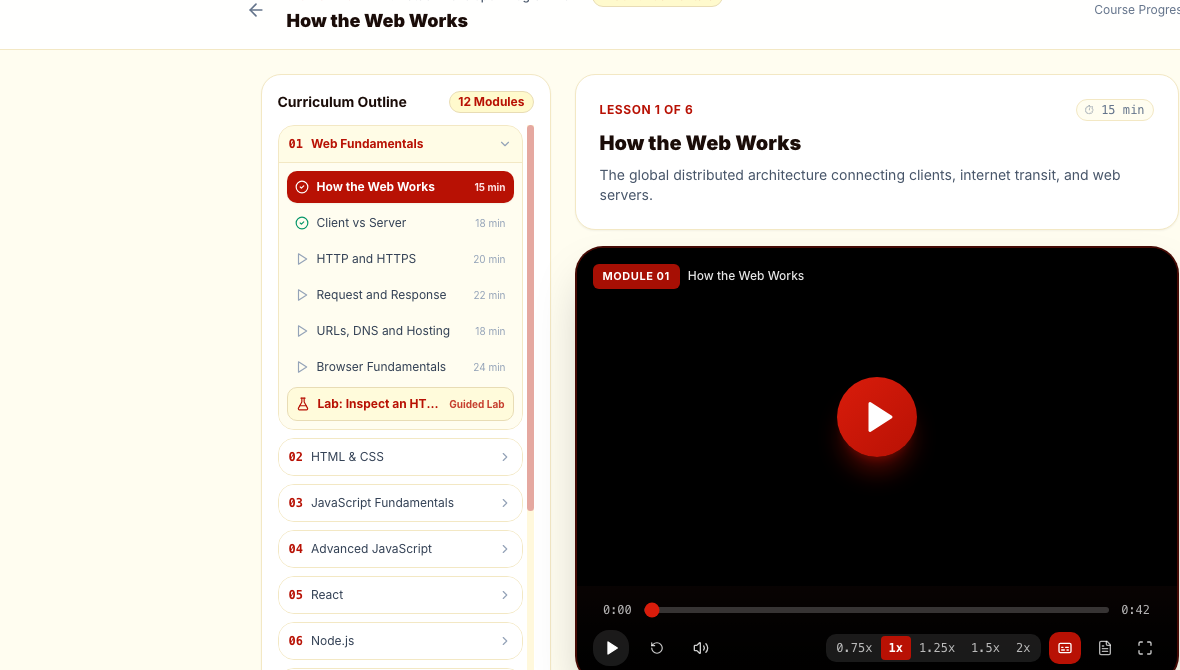
#> input picture scripts/video-assets/crops/crop_video_player.png, 1180 x 670 px, found by its file name
$ python render_ae_motion_graphics.py
#> lines starting #> are read from the running program, lines starting #| are printed output that depends on the picture
#!/usr/bin/env python3
"""
SEVA Skill Passport — Phase 10: After Effects-Style Motion Graphics Explainer
1920x1080 @ 30fps Full HD (900 Frames = 30.00 Seconds)

Pure Motion Graphics with:
- Timeline-based animation & kinetic typography
- Animated vector shapes, connecting paths & glowing nodes
- Mask reveals & match cuts
- Smooth camera zooms & parallax depth
- Animated UI cards (code editor, AI tutor, competency gauges, evidence ledger)
- Integrated authentic supporting footage cards
- Sound design mix with voiceover, ambient bed, and Foley SFX
"""
import os
import sys
import math
import subprocess
import numpy as np
from PIL import Image, ImageDraw, ImageFont, ImageFilter

WIDTH = 1920
HEIGHT = 1080
FPS = 30
TOTAL_FRAMES = 900 # 30.00 seconds

# Brand Colors
C_CREAM = (255, 253, 240)
C_CHIFFON = (255, 250, 205)
C_MILAN = (184, 17, 4)
C_MILAN_BRIGHT = (217, 28, 11)
C_ESPRESSO = (26, 12, 8)
C_MUTED = (110, 85, 77)
C_WHITE = (255, 255, 255)
C_GOLD = (245, 158, 11)
C_GREEN = (16, 185, 129)
C_DARK_BG = (22, 10, 7)

# Easing curves
def clamp(val, min_v=0.0, max_v=1.0):
    return max(min_v, min(max_v, val))

def ease_out_expo(t):
    t = clamp(t)
    return 1.0 if t >= 1.0 else 1.0 - math.pow(2.0, -10.0 * t)

def ease_out_back(t, s=1.5):
    t = clamp(t)
    t = t - 1.0
    return t * t * ((s + 1.0) * t + s) + 1.0

def ease_in_out_cubic(t):
    t = clamp(t)
    if t < 0.5:
        return 4.0 * t * t * t
    else:
        f = (2.0 * t) - 2.0
        return 0.5 * f * f * f + 1.0

def smoothstep(t):
    t = clamp(t)
    return t * t * (3.0 - 2.0 * t)

# Fonts
def get_font(size, bold=False):
    path = '/System/Library/Fonts/Supplemental/Arial Bold.ttf' if bold else '/System/Library/Fonts/HelveticaNeue.ttc'
    try:
        return ImageFont.truetype(path, size)
    except Exception:
        try:
            return ImageFont.truetype('/System/Library/Fonts/HelveticaNeue.ttc', size)
        except Exception:
            return ImageFont.load_default()

font_hero = get_font(96, bold=True)
font_h1 = get_font(56, bold=True)
font_h2 = get_font(40, bold=True)
font_h3 = get_font(28, bold=True)
font_body = get_font(22, bold=False)
font_badge = get_font(18, bold=True)
font_code = get_font(19, bold=False)
font_mono_sm = get_font(16, bold=False)

# Load cropped supporting footage cards
crop_dir = "scripts/video-assets/crops"
crops = {
    'video': Image.open(f"{crop_dir}/crop_video_player.png").convert('RGB'),
    'tutor': Image.open(f"{crop_dir}/crop_ai_tutor.png").convert('RGB'),
    'code': Image.open(f"{crop_dir}/crop_code_editor.png").convert('RGB'),
    'project': Image.open(f"{crop_dir}/crop_project_card.png").convert('RGB'),
    'ledger': Image.open(f"{crop_dir}/crop_evidence_ledger.png").convert('RGB'),
}
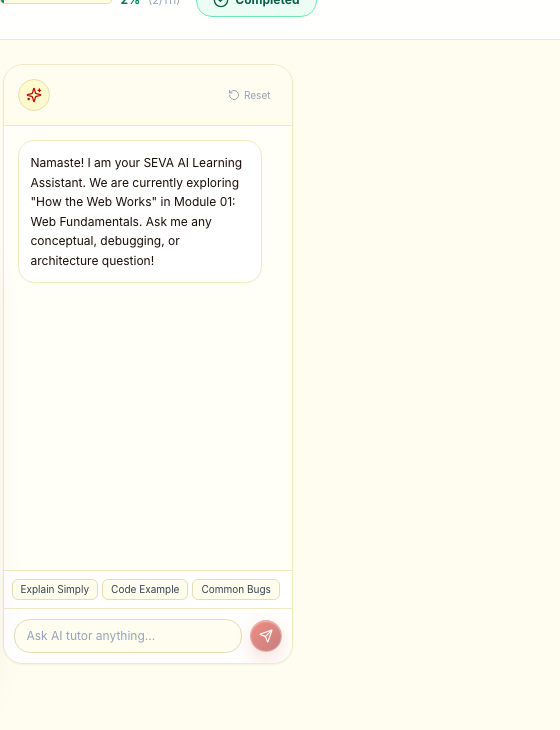
#> input picture scripts/video-assets/crops/crop_ai_tutor.png, 560 x 730 px, found by its file name
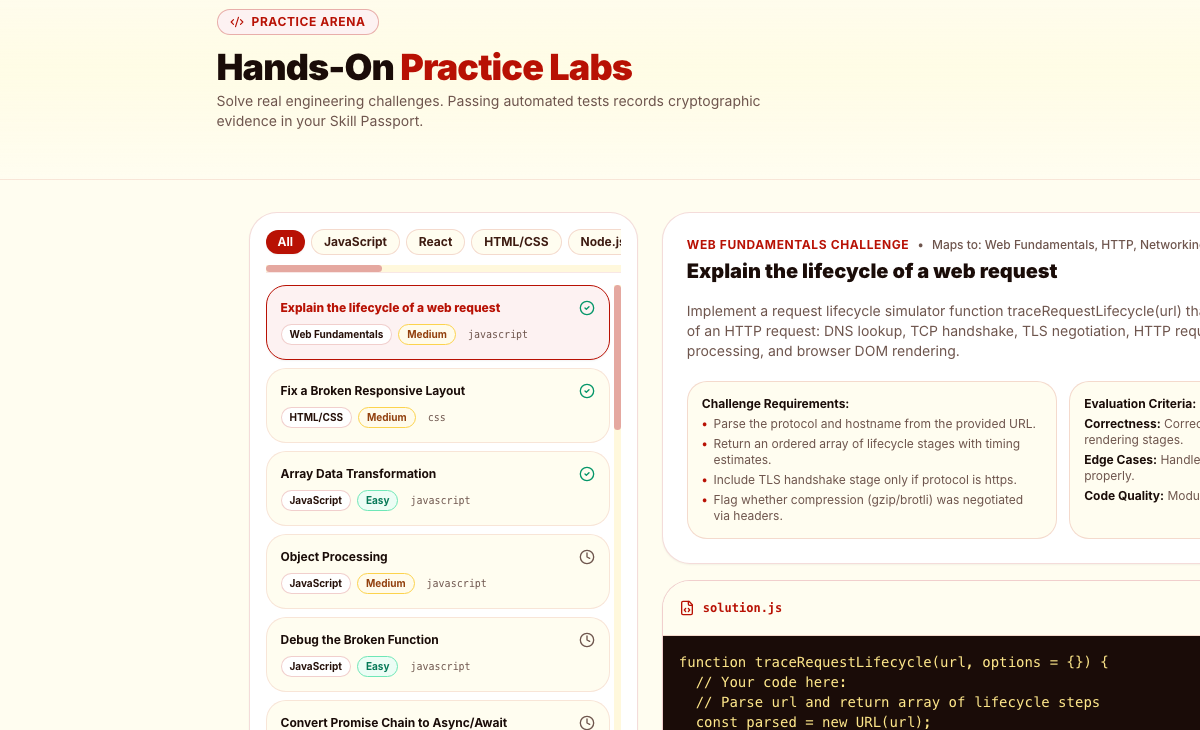
#> input picture scripts/video-assets/crops/crop_code_editor.png, 1200 x 730 px, found by its file name
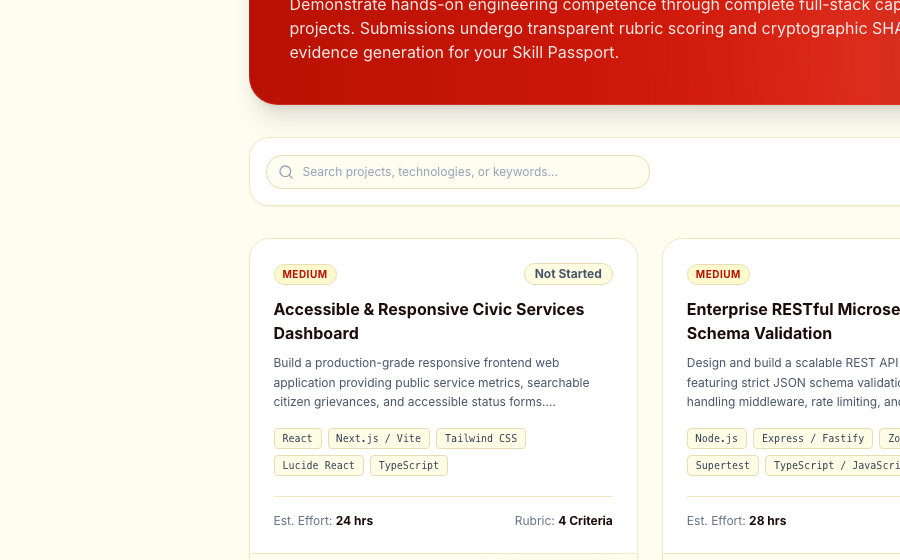
#> input picture scripts/video-assets/crops/crop_project_card.png, 900 x 560 px, found by its file name
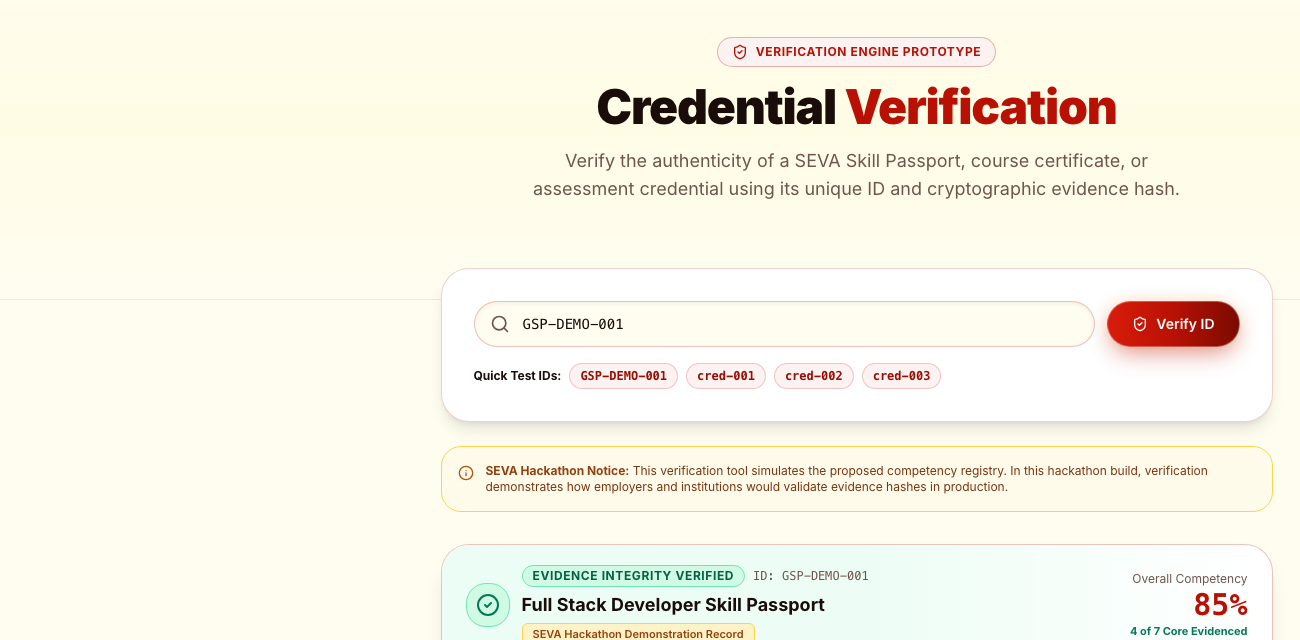
#> input picture scripts/video-assets/crops/crop_evidence_ledger.png, 1300 x 640 px, found by its file name

def draw_grid_background(img):
    """Draws a refined ed-tech grid dot matrix on cream background."""
    d = ImageDraw.Draw(img)
    dot_color = (240, 230, 218)
    spacing = 40
    for x in range(20, WIDTH, spacing):
        for y in range(20, HEIGHT, spacing):
            d.ellipse([(x, y), (x + 2, y + 2)], fill=dot_color)

# [7 lines left out: function draw_vector_card, not called in this run]

def draw_pathway_node(img, cx, cy, number, label, state="future", active_glow=0.0):
    """
    Renders a node on the continuous 5-step learning pathway:
    state: "past" (green check), "active" (glowing red), "future" (subtle neutral)
    """
    d = ImageDraw.Draw(img)
    r = 24
    if state == "active":
        glow_r = int(r + 14 * (0.8 + 0.2 * math.sin(active_glow)))
        d.ellipse([(cx - glow_r, cy - glow_r), (cx + glow_r, cy + glow_r)], fill=(255, 228, 222))
        d.ellipse([(cx - r, cy - r), (cx + r, cy + r)], fill=C_MILAN, outline=C_WHITE, width=3)
        # White node number
        d.text((cx - 6, cy - 11), str(number), font=font_badge, fill=C_WHITE)
        # Active label
        d.text((cx - 40, cy + 32), label, font=font_badge, fill=C_MILAN)
    elif state == "past":
        d.ellipse([(cx - r, cy - r), (cx + r, cy + r)], fill=C_GREEN, outline=C_WHITE, width=2)
        # Checkmark
        pts = [(cx - 7, cy - 1), (cx - 2, cy + 6), (cx + 8, cy - 6)]
        d.line(pts, fill=C_WHITE, width=3, joint="curve")
        d.text((cx - 40, cy + 32), label, font=font_badge, fill=C_MUTED)
    else:
        d.ellipse([(cx - r, cy - r), (cx + r, cy + r)], fill=(245, 240, 235), outline=(215, 205, 195), width=2)
        d.text((cx - 6, cy - 11), str(number), font=font_badge, fill=C_MUTED)
        d.text((cx - 40, cy + 32), label, font=font_badge, fill=C_MUTED)

def draw_continuous_pathway(img, active_stage=1, anim_prog=1.0, glow_pulse=0.0, y_pos=960):
    """
    Draws the continuous 5-step learning roadmap at the bottom of the motion graphics canvas:
    [1. LEARN] ──── [2. PRACTISE] ──── [3. BUILD] ──── [4. ASSESS] ──── [5. VERIFY]
    """
    d = ImageDraw.Draw(img)
    stages = [
        (1, "LEARN"),
        (2, "PRACTISE"),
        (3, "BUILD"),
        (4, "ASSESS"),
        (5, "VERIFY")
    ]
    xs = [320, 640, 960, 1280, 1600]

    # Connecting horizontal line
    start_x = xs[0]
    total_len = xs[-1] - xs[0]
    current_line_x = start_x + int(total_len * anim_prog)

    # Inactive base line
    d.line([(start_x, y_pos), (xs[-1], y_pos)], fill=(228, 218, 208), width=4)
    # Animated active red line
    d.line([(start_x, y_pos), (current_line_x, y_pos)], fill=C_MILAN, width=5)

    for idx, (num, label) in enumerate(stages):
        cx = xs[idx]
        if cx <= current_line_x:
            if num < active_stage:
                st = "past"
            elif num == active_stage:
                st = "active"
            else:
                st = "future"
            draw_pathway_node(img, cx, y_pos, num, label, state=st, active_glow=glow_pulse)

def render_frame(f):
    """Renders frame index f (0 to 899) at 30 fps."""
#> called with f = 110
    frame = Image.new('RGB', (WIDTH, HEIGHT), C_CREAM)
#> (the rest of the program and of its run is left out)
